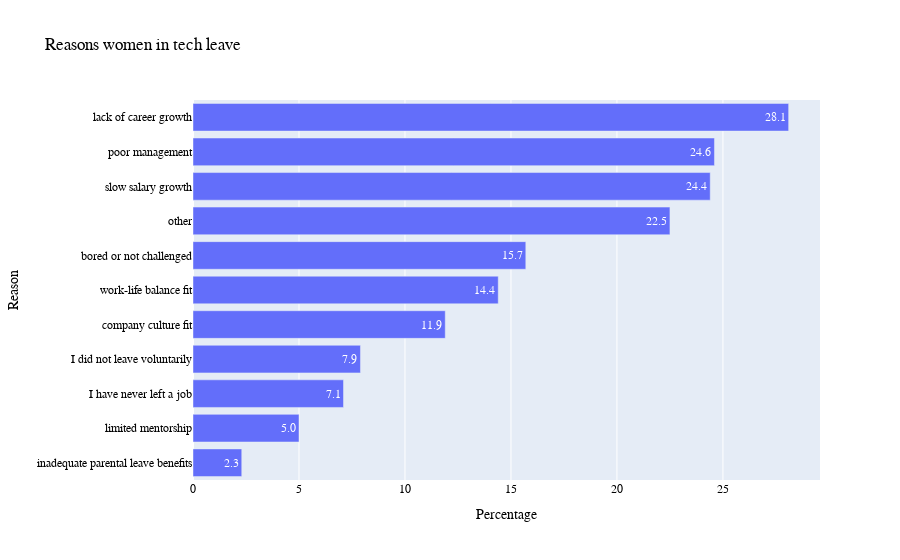

The cell this chart's notebook holds for it:
### Code cell
# Import packages
%matplotlib inline
import matplotlib.pyplot as plt
import pandas as pd
import numpy as np
import seaborn as sns
import plotly_express as px
import math
import plotly.graph_objects as go

def Reverse(lst): 
    return [ele for ele in reversed(lst)]

# Source: http://blog.indeed.com/2018/11/06/women-in-tech-report/
x=[28.1, 24.6, 24.4, 22.5, 15.7, 14.4, 11.9, 7.9, 7.1, 5.0, 2.3]
xs=Reverse(x)
print(Reverse(x))
y=['lack of career growth', 'poor management', 'slow salary growth', 'other', 'bored or not challenged', 'work-life balance fit', 'company culture fit', 'I did not leave voluntarily', 'I have never left a job','limited mentorship','inadequate parental leave benefits']
ys=Reverse(y)
fig = go.Figure(go.Bar(
            x=xs,
            y=ys,
            orientation='h',
            text = xs,
            textposition='auto'
))
fig.update_layout(title='Reasons women in tech leave',
                   xaxis_title='Percentage',
                   yaxis_title='Reason',
                   font=dict(
                   family="Courier new, monospace",
                   size=12,
                   color="Black"
                ))


fig.show()

### Figure 1 — Plotly figure (JSON) as saved in the notebook; plotly's stock layout.template omitted (floating-point values rounded to 4 significant figures)
{"data": [{"orientation": "h", "text": ["2.3", "5.0", "7.1", "7.9", "11.9", "14.4", "15.7", "22.5", "24.4", "24.6", "28.1"], "textposition": "auto", "type": "bar", "x": [2.3, 5, 7.1, 7.9, 11.9, 14.4, 15.7, 22.5, 24.4, 24.6, 28.1], "y": ["inadequate parental leave benefits", "limited mentorship", "I have never left a job", "I did not leave voluntarily", "company culture fit", "work-life balance fit", "bored or not challenged", "other", "slow salary growth", "poor management", "lack of career growth"]}], "layout": {"font": {"color": "Black", "family": "Courier new, monospace", "size": 12}, "title": {"text": "Reasons women in tech leave"}, "xaxis": {"title": {"text": "Percentage"}}, "yaxis": {"title": {"text": "Reason"}}}}
